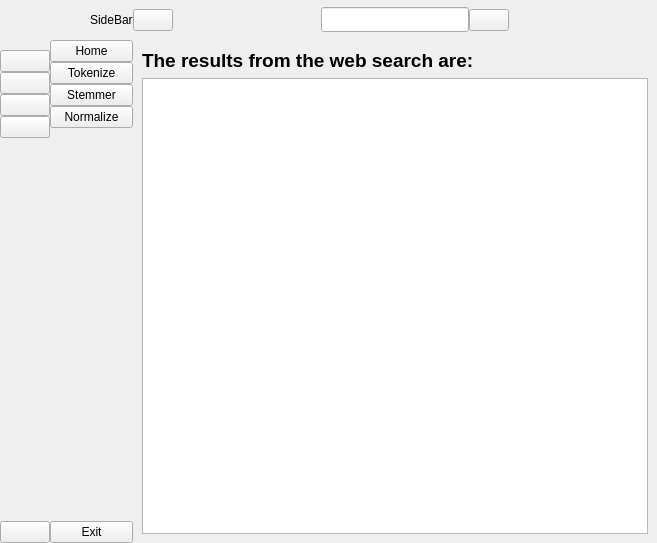
<?xml version="1.0" encoding="UTF-8"?>
<ui version="4.0">
 <class>MainWindow</class>
 <widget class="QMainWindow" name="MainWindow">
  <property name="geometry">
   <rect>
    <x>0</x>
    <y>0</y>
    <width>657</width>
    <height>543</height>
   </rect>
  </property>
  <property name="windowTitle">
   <string>MainWindow</string>
  </property>
  <property name="windowIcon">
   <iconset resource="Resources.qrc">
    <normaloff>:/icons/Ir_logo.jpg</normaloff>:/icons/Ir_logo.jpg</iconset>
  </property>
  <widget class="QWidget" name="centralwidget">
   <layout class="QGridLayout" name="gridLayout">
    <property name="leftMargin">
     <number>0</number>
    </property>
    <property name="topMargin">
     <number>0</number>
    </property>
    <property name="rightMargin">
     <number>0</number>
    </property>
    <property name="bottomMargin">
     <number>0</number>
    </property>
    <property name="spacing">
     <number>0</number>
    </property>
    <item row="0" column="0">
     <widget class="QWidget" name="icon_widget" native="true">
      <layout class="QVBoxLayout" name="verticalLayout_3">
       <property name="spacing">
        <number>0</number>
       </property>
       <property name="leftMargin">
        <number>0</number>
       </property>
       <property name="topMargin">
        <number>0</number>
       </property>
       <property name="rightMargin">
        <number>0</number>
       </property>
       <property name="bottomMargin">
        <number>0</number>
       </property>
       <item>
        <layout class="QHBoxLayout" name="horizontalLayout_3">
         <item>
          <widget class="QLabel" name="label">
           <property name="minimumSize">
            <size>
             <width>50</width>
             <height>50</height>
            </size>
           </property>
           <property name="maximumSize">
            <size>
             <width>50</width>
             <height>50</height>
            </size>
           </property>
           <property name="text">
            <string/>
           </property>
           <property name="pixmap">
            <pixmap resource="Resources.qrc">:/icons/Ir_logo.jpg</pixmap>
           </property>
           <property name="scaledContents">
            <bool>true</bool>
           </property>
          </widget>
         </item>
        </layout>
       </item>
       <item>
        <layout class="QVBoxLayout" name="verticalLayout">
         <item>
          <widget class="QPushButton" name="home_button">
           <property name="text">
            <string/>
           </property>
           <property name="icon">
            <iconset resource="Resources.qrc">
             <normaloff>:/icons/SideBar_Qt/icon/home-4-32.ico</normaloff>:/icons/SideBar_Qt/icon/home-4-32.ico</iconset>
           </property>
           <property name="iconSize">
            <size>
             <width>20</width>
             <height>20</height>
            </size>
           </property>
           <property name="checkable">
            <bool>true</bool>
           </property>
           <property name="autoExclusive">
            <bool>true</bool>
           </property>
          </widget>
         </item>
         <item>
          <widget class="QPushButton" name="Tokenize_button">
           <property name="text">
            <string/>
           </property>
           <property name="icon">
            <iconset resource="Resources.qrc">
             <normaloff>:/icons/SideBar_Qt/icon/activity-feed-32.ico</normaloff>:/icons/SideBar_Qt/icon/activity-feed-32.ico</iconset>
           </property>
           <property name="iconSize">
            <size>
             <width>20</width>
             <height>20</height>
            </size>
           </property>
           <property name="checkable">
            <bool>true</bool>
           </property>
           <property name="autoExclusive">
            <bool>true</bool>
           </property>
          </widget>
         </item>
         <item>
          <widget class="QPushButton" name="stem_button">
           <property name="text">
            <string/>
           </property>
           <property name="icon">
            <iconset resource="Resources.qrc">
             <normaloff>:/icons/SideBar_Qt/icon/product-32.ico</normaloff>:/icons/SideBar_Qt/icon/product-32.ico</iconset>
           </property>
           <property name="iconSize">
            <size>
             <width>20</width>
             <height>20</height>
            </size>
           </property>
           <property name="checkable">
            <bool>true</bool>
           </property>
           <property name="autoExclusive">
            <bool>true</bool>
           </property>
          </widget>
         </item>
         <item>
          <widget class="QPushButton" name="normalize_button">
           <property name="text">
            <string/>
           </property>
           <property name="icon">
            <iconset resource="Resources.qrc">
             <normaloff>:/icons/SideBar_Qt/icon/dashboard-5-32.ico</normaloff>:/icons/SideBar_Qt/icon/dashboard-5-32.ico</iconset>
           </property>
           <property name="iconSize">
            <size>
             <width>20</width>
             <height>20</height>
            </size>
           </property>
           <property name="checkable">
            <bool>true</bool>
           </property>
           <property name="autoExclusive">
            <bool>true</bool>
           </property>
          </widget>
         </item>
        </layout>
       </item>
       <item>
        <spacer name="verticalSpacer">
         <property name="orientation">
          <enum>Qt::Vertical</enum>
         </property>
         <property name="sizeHint" stdset="0">
          <size>
           <width>20</width>
           <height>317</height>
          </size>
         </property>
        </spacer>
       </item>
       <item>
        <widget class="QPushButton" name="exit_button">
         <property name="text">
          <string/>
         </property>
         <property name="icon">
          <iconset resource="Resources.qrc">
           <normaloff>:/icons/SideBar_Qt/icon/close-window-64.ico</normaloff>:/icons/SideBar_Qt/icon/close-window-64.ico</iconset>
         </property>
         <property name="iconSize">
          <size>
           <width>20</width>
           <height>20</height>
          </size>
         </property>
         <property name="checkable">
          <bool>true</bool>
         </property>
         <property name="autoExclusive">
          <bool>true</bool>
         </property>
        </widget>
       </item>
      </layout>
     </widget>
    </item>
    <item row="0" column="1">
     <widget class="QWidget" name="fullMenu_widgt" native="true">
      <layout class="QVBoxLayout" name="verticalLayout_4">
       <property name="spacing">
        <number>0</number>
       </property>
       <property name="leftMargin">
        <number>0</number>
       </property>
       <property name="topMargin">
        <number>0</number>
       </property>
       <property name="rightMargin">
        <number>0</number>
       </property>
       <property name="bottomMargin">
        <number>0</number>
       </property>
       <item>
        <layout class="QHBoxLayout" name="horizontalLayout_2">
         <item>
          <widget class="QLabel" name="label_2">
           <property name="minimumSize">
            <size>
             <width>40</width>
             <height>40</height>
            </size>
           </property>
           <property name="maximumSize">
            <size>
             <width>40</width>
             <height>40</height>
            </size>
           </property>
           <property name="text">
            <string/>
           </property>
           <property name="pixmap">
            <pixmap resource="Resources.qrc">:/icons/Ir_logo.jpg</pixmap>
           </property>
           <property name="scaledContents">
            <bool>true</bool>
           </property>
          </widget>
         </item>
         <item>
          <widget class="QLabel" name="label_3">
           <property name="text">
            <string>SideBar</string>
           </property>
          </widget>
         </item>
        </layout>
       </item>
       <item>
        <layout class="QVBoxLayout" name="verticalLayout_2">
         <item>
          <widget class="QPushButton" name="home_button_2">
           <property name="text">
            <string>Home</string>
           </property>
           <property name="icon">
            <iconset resource="Resources.qrc">
             <normaloff>:/icons/SideBar_Qt/icon/home-4-32.ico</normaloff>:/icons/SideBar_Qt/icon/home-4-32.ico</iconset>
           </property>
           <property name="iconSize">
            <size>
             <width>14</width>
             <height>14</height>
            </size>
           </property>
           <property name="checkable">
            <bool>true</bool>
           </property>
           <property name="autoExclusive">
            <bool>true</bool>
           </property>
          </widget>
         </item>
         <item>
          <widget class="QPushButton" name="Tokenize_button_2">
           <property name="text">
            <string>Tokenize</string>
           </property>
           <property name="icon">
            <iconset resource="Resources.qrc">
             <normaloff>:/icons/SideBar_Qt/icon/activity-feed-32.ico</normaloff>:/icons/SideBar_Qt/icon/activity-feed-32.ico</iconset>
           </property>
           <property name="iconSize">
            <size>
             <width>14</width>
             <height>14</height>
            </size>
           </property>
           <property name="checkable">
            <bool>true</bool>
           </property>
           <property name="autoExclusive">
            <bool>true</bool>
           </property>
          </widget>
         </item>
         <item>
          <widget class="QPushButton" name="stem_button_2">
           <property name="text">
            <string>Stemmer</string>
           </property>
           <property name="icon">
            <iconset resource="Resources.qrc">
             <normaloff>:/icons/SideBar_Qt/icon/product-32.ico</normaloff>:/icons/SideBar_Qt/icon/product-32.ico</iconset>
           </property>
           <property name="iconSize">
            <size>
             <width>14</width>
             <height>14</height>
            </size>
           </property>
           <property name="checkable">
            <bool>true</bool>
           </property>
           <property name="autoExclusive">
            <bool>true</bool>
           </property>
          </widget>
         </item>
         <item>
          <widget class="QPushButton" name="normalize_button_2">
           <property name="text">
            <string>Normalize</string>
           </property>
           <property name="icon">
            <iconset resource="Resources.qrc">
             <normaloff>:/icons/SideBar_Qt/icon/dashboard-5-32.ico</normaloff>:/icons/SideBar_Qt/icon/dashboard-5-32.ico</iconset>
           </property>
           <property name="iconSize">
            <size>
             <width>14</width>
             <height>14</height>
            </size>
           </property>
           <property name="checkable">
            <bool>true</bool>
           </property>
           <property name="autoExclusive">
            <bool>true</bool>
           </property>
          </widget>
         </item>
        </layout>
       </item>
       <item>
        <spacer name="verticalSpacer_2">
         <property name="orientation">
          <enum>Qt::Vertical</enum>
         </property>
         <property name="sizeHint" stdset="0">
          <size>
           <width>20</width>
           <height>351</height>
          </size>
         </property>
        </spacer>
       </item>
       <item>
        <widget class="QPushButton" name="exit_button_2">
         <property name="text">
          <string>Exit</string>
         </property>
         <property name="icon">
          <iconset resource="Resources.qrc">
           <normaloff>:/icons/SideBar_Qt/icon/close-window-64.ico</normaloff>:/icons/SideBar_Qt/icon/close-window-64.ico</iconset>
         </property>
         <property name="iconSize">
          <size>
           <width>14</width>
           <height>14</height>
          </size>
         </property>
         <property name="checkable">
          <bool>true</bool>
         </property>
         <property name="autoExclusive">
          <bool>true</bool>
         </property>
        </widget>
       </item>
      </layout>
     </widget>
    </item>
    <item row="0" column="2">
     <widget class="QWidget" name="widget_3" native="true">
      <layout class="QVBoxLayout" name="verticalLayout_5">
       <property name="spacing">
        <number>0</number>
       </property>
       <property name="leftMargin">
        <number>0</number>
       </property>
       <property name="topMargin">
        <number>0</number>
       </property>
       <property name="rightMargin">
        <number>0</number>
       </property>
       <property name="bottomMargin">
        <number>0</number>
       </property>
       <item>
        <widget class="QWidget" name="widget" native="true">
         <property name="minimumSize">
          <size>
           <width>0</width>
           <height>40</height>
          </size>
         </property>
         <layout class="QHBoxLayout" name="horizontalLayout">
          <property name="spacing">
           <number>0</number>
          </property>
          <property name="leftMargin">
           <number>0</number>
          </property>
          <property name="topMargin">
           <number>0</number>
          </property>
          <property name="rightMargin">
           <number>0</number>
          </property>
          <property name="bottomMargin">
           <number>0</number>
          </property>
          <item>
           <widget class="QPushButton" name="burger_button">
            <property name="text">
             <string/>
            </property>
            <property name="icon">
             <iconset resource="Resources.qrc">
              <normaloff>:/icons/SideBar_Qt/icon/menu-4-32.ico</normaloff>:/icons/SideBar_Qt/icon/menu-4-32.ico</iconset>
            </property>
            <property name="iconSize">
             <size>
              <width>14</width>
              <height>14</height>
             </size>
            </property>
            <property name="checkable">
             <bool>true</bool>
            </property>
           </widget>
          </item>
          <item>
           <spacer name="horizontalSpacer_2">
            <property name="orientation">
             <enum>Qt::Horizontal</enum>
            </property>
            <property name="sizeHint" stdset="0">
             <size>
              <width>102</width>
              <height>20</height>
             </size>
            </property>
           </spacer>
          </item>
          <item>
           <widget class="QLineEdit" name="search_lineEdit">
            <property name="font">
             <font>
              <family>8514oem</family>
             </font>
            </property>
            <property name="readOnly">
             <bool>false</bool>
            </property>
           </widget>
          </item>
          <item>
           <widget class="QPushButton" name="search_button">
            <property name="text">
             <string/>
            </property>
            <property name="icon">
             <iconset resource="Resources.qrc">
              <normaloff>:/icons/SideBar_Qt/icon/search-13-48.ico</normaloff>:/icons/SideBar_Qt/icon/search-13-48.ico</iconset>
            </property>
            <property name="iconSize">
             <size>
              <width>10</width>
              <height>10</height>
             </size>
            </property>
           </widget>
          </item>
          <item>
           <spacer name="horizontalSpacer">
            <property name="orientation">
             <enum>Qt::Horizontal</enum>
            </property>
            <property name="sizeHint" stdset="0">
             <size>
              <width>102</width>
              <height>20</height>
             </size>
            </property>
           </spacer>
          </item>
         </layout>
        </widget>
       </item>
       <item>
        <widget class="QStackedWidget" name="stackedWidget">
         <property name="currentIndex">
          <number>0</number>
         </property>
         <widget class="QWidget" name="result_page">
          <layout class="QHBoxLayout" name="horizontalLayout_4">
           <item>
            <layout class="QVBoxLayout" name="verticalLayout_6">
             <item>
              <widget class="QLabel" name="label_4">
               <property name="font">
                <font>
                 <pointsize>14</pointsize>
                 <bold>true</bold>
                </font>
               </property>
               <property name="text">
                <string>The results from the web search are:</string>
               </property>
              </widget>
             </item>
             <item>
              <widget class="QListWidget" name="result_listWidget"/>
             </item>
            </layout>
           </item>
          </layout>
         </widget>
         <widget class="QWidget" name="tokenize_page">
          <layout class="QVBoxLayout" name="verticalLayout_11">
           <item>
            <layout class="QVBoxLayout" name="verticalLayout_10">
             <item>
              <layout class="QVBoxLayout" name="verticalLayout_7">
               <item>
                <widget class="QPushButton" name="tokenize_Button">
                 <property name="text">
                  <string>Tokenize</string>
                 </property>
                </widget>
               </item>
               <item>
                <widget class="QLabel" name="label_5">
                 <property name="font">
                  <font>
                   <pointsize>14</pointsize>
                   <bold>true</bold>
                  </font>
                 </property>
                 <property name="text">
                  <string>The tokenized form of the sentence is:</string>
                 </property>
                </widget>
               </item>
              </layout>
             </item>
             <item>
              <widget class="QListWidget" name="tokenize_listWidget"/>
             </item>
            </layout>
           </item>
          </layout>
         </widget>
         <widget class="QWidget" name="swords_page">
          <layout class="QVBoxLayout" name="verticalLayout_12">
           <item>
            <layout class="QVBoxLayout" name="verticalLayout_8">
             <item>
              <widget class="QPushButton" name="stemer_Button">
               <property name="text">
                <string>Stem</string>
               </property>
              </widget>
             </item>
             <item>
              <widget class="QLabel" name="label_6">
               <property name="font">
                <font>
                 <pointsize>14</pointsize>
                 <bold>true</bold>
                </font>
               </property>
               <property name="text">
                <string>The stemmed words are:</string>
               </property>
              </widget>
             </item>
             <item>
              <widget class="QListWidget" name="swords_listWidget"/>
             </item>
            </layout>
           </item>
          </layout>
         </widget>
         <widget class="QWidget" name="normalize_page">
          <layout class="QVBoxLayout" name="verticalLayout_13">
           <item>
            <layout class="QVBoxLayout" name="verticalLayout_9">
             <item>
              <widget class="QPushButton" name="Normalize_Button">
               <property name="text">
                <string>Normalize</string>
               </property>
              </widget>
             </item>
             <item>
              <widget class="QLabel" name="label_7">
               <property name="font">
                <font>
                 <pointsize>14</pointsize>
                 <bold>true</bold>
                </font>
               </property>
               <property name="text">
                <string>The normalized form of the sentence is:</string>
               </property>
              </widget>
             </item>
             <item>
              <widget class="QListWidget" name="normalized_listWidget"/>
             </item>
            </layout>
           </item>
          </layout>
         </widget>
        </widget>
       </item>
      </layout>
     </widget>
    </item>
   </layout>
  </widget>
 </widget>
 <resources>
  <include location="Resources.qrc"/>
 </resources>
 <connections>
  <connection>
   <sender>burger_button</sender>
   <signal>toggled(bool)</signal>
   <receiver>icon_widget</receiver>
   <slot>setVisible(bool)</slot>
   <hints>
    <hint type="sourcelabel">
     <x>165</x>
     <y>30</y>
    </hint>
    <hint type="destinationlabel">
     <x>51</x>
     <y>308</y>
    </hint>
   </hints>
  </connection>
  <connection>
   <sender>burger_button</sender>
   <signal>toggled(bool)</signal>
   <receiver>fullMenu_widgt</receiver>
   <slot>setHidden(bool)</slot>
   <hints>
    <hint type="sourcelabel">
     <x>165</x>
     <y>26</y>
    </hint>
    <hint type="destinationlabel">
     <x>139</x>
     <y>222</y>
    </hint>
   </hints>
  </connection>
  <connection>
   <sender>home_button</sender>
   <signal>toggled(bool)</signal>
   <receiver>home_button_2</receiver>
   <slot>setChecked(bool)</slot>
   <hints>
    <hint type="sourcelabel">
     <x>50</x>
     <y>80</y>
    </hint>
    <hint type="destinationlabel">
     <x>111</x>
     <y>59</y>
    </hint>
   </hints>
  </connection>
  <connection>
   <sender>Tokenize_button</sender>
   <signal>toggled(bool)</signal>
   <receiver>Tokenize_button_2</receiver>
   <slot>setChecked(bool)</slot>
   <hints>
    <hint type="sourcelabel">
     <x>42</x>
     <y>114</y>
    </hint>
    <hint type="destinationlabel">
     <x>138</x>
     <y>96</y>
    </hint>
   </hints>
  </connection>
  <connection>
   <sender>stem_button</sender>
   <signal>toggled(bool)</signal>
   <receiver>stem_button_2</receiver>
   <slot>setChecked(bool)</slot>
   <hints>
    <hint type="sourcelabel">
     <x>50</x>
     <y>148</y>
    </hint>
    <hint type="destinationlabel">
     <x>138</x>
     <y>126</y>
    </hint>
   </hints>
  </connection>
  <connection>
   <sender>normalize_button</sender>
   <signal>toggled(bool)</signal>
   <receiver>normalize_button_2</receiver>
   <slot>setChecked(bool)</slot>
   <hints>
    <hint type="sourcelabel">
     <x>34</x>
     <y>182</y>
    </hint>
    <hint type="destinationlabel">
     <x>138</x>
     <y>156</y>
    </hint>
   </hints>
  </connection>
  <connection>
   <sender>home_button_2</sender>
   <signal>toggled(bool)</signal>
   <receiver>home_button</receiver>
   <slot>setChecked(bool)</slot>
   <hints>
    <hint type="sourcelabel">
     <x>101</x>
     <y>45</y>
    </hint>
    <hint type="destinationlabel">
     <x>50</x>
     <y>80</y>
    </hint>
   </hints>
  </connection>
  <connection>
   <sender>Tokenize_button_2</sender>
   <signal>toggled(bool)</signal>
   <receiver>Tokenize_button</receiver>
   <slot>setChecked(bool)</slot>
   <hints>
    <hint type="sourcelabel">
     <x>138</x>
     <y>96</y>
    </hint>
    <hint type="destinationlabel">
     <x>50</x>
     <y>114</y>
    </hint>
   </hints>
  </connection>
  <connection>
   <sender>stem_button_2</sender>
   <signal>toggled(bool)</signal>
   <receiver>stem_button</receiver>
   <slot>setChecked(bool)</slot>
   <hints>
    <hint type="sourcelabel">
     <x>138</x>
     <y>126</y>
    </hint>
    <hint type="destinationlabel">
     <x>50</x>
     <y>148</y>
    </hint>
   </hints>
  </connection>
  <connection>
   <sender>normalize_button_2</sender>
   <signal>toggled(bool)</signal>
   <receiver>normalize_button</receiver>
   <slot>setChecked(bool)</slot>
   <hints>
    <hint type="sourcelabel">
     <x>138</x>
     <y>156</y>
    </hint>
    <hint type="destinationlabel">
     <x>30</x>
     <y>182</y>
    </hint>
   </hints>
  </connection>
  <connection>
   <sender>exit_button_2</sender>
   <signal>clicked()</signal>
   <receiver>MainWindow</receiver>
   <slot>close()</slot>
   <hints>
    <hint type="sourcelabel">
     <x>104</x>
     <y>532</y>
    </hint>
    <hint type="destinationlabel">
     <x>103</x>
     <y>573</y>
    </hint>
   </hints>
  </connection>
  <connection>
   <sender>exit_button</sender>
   <signal>clicked()</signal>
   <receiver>MainWindow</receiver>
   <slot>close()</slot>
   <hints>
    <hint type="sourcelabel">
     <x>33</x>
     <y>532</y>
    </hint>
    <hint type="destinationlabel">
     <x>26</x>
     <y>586</y>
    </hint>
   </hints>
  </connection>
 </connections>
</ui>
